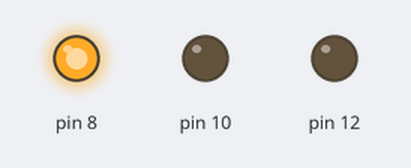
This sketch was run on a simulated Arduino Uno, built with avr-gcc and run on an emulated ATmega328P. On the bench: output pins drawn as LEDs (lit = HIGH).

Above: at 1.5 s.
At 3.5 s:
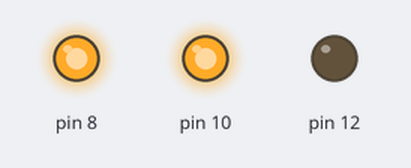
At 5.5 s:
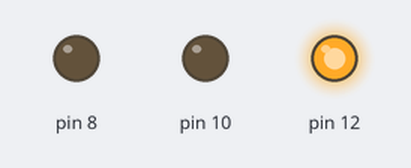
At 8.2 s:
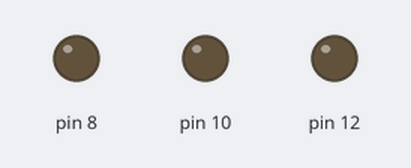
Timing chart, 0 to 11.1 s (numbered marks = the images above):
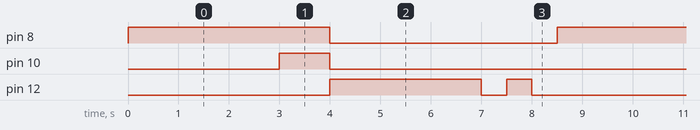

Measured:
- by itself, pin 8: alternates HIGH for 4.0 s and LOW for 4.5 s
- by itself, pin 10: alternates HIGH for 1.0 s and LOW for 7.5 s
- by itself, pin 12: repeats every 8.5 s: LOW 0.50 s, HIGH 0.50 s, LOW 4.5 s, HIGH 3.0 s

The sketch:

2.ino
```cpp
void setup() {
  // put your setup code here, to run once:
  pinMode(8,OUTPUT);
  pinMode(10,OUTPUT);
  pinMode(12,OUTPUT);

}

void loop() {
  // put your main code here, to run repeatedly:
  digitalWrite(8,HIGH);
  delay(3000);
  digitalWrite(10,HIGH);
  delay(1000);

  digitalWrite(8,LOW);
  digitalWrite(10,LOW);
  digitalWrite(12,HIGH);
  delay(3000);

  digitalWrite(12,LOW);
  delay(500);
  digitalWrite(12,HIGH);
  delay(500);

  digitalWrite(12,LOW);
  delay(500);


}
```
